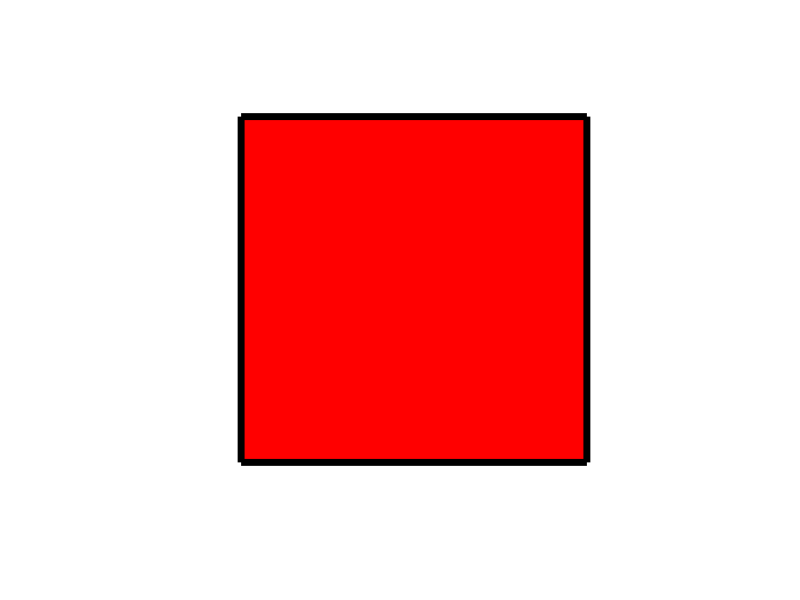

Write MATLAB code to recreate this figure.
t = (1/8:1/4:1)'*2*pi;
x = sin(t);
y = cos(t);
H = fill(x,y,'r');
axis square
set(H,'LineWidth',5)
set(gcf,'color','w','Position',[400,350,250,150],'MenuBar','none');
set(gca,'Visible','off')